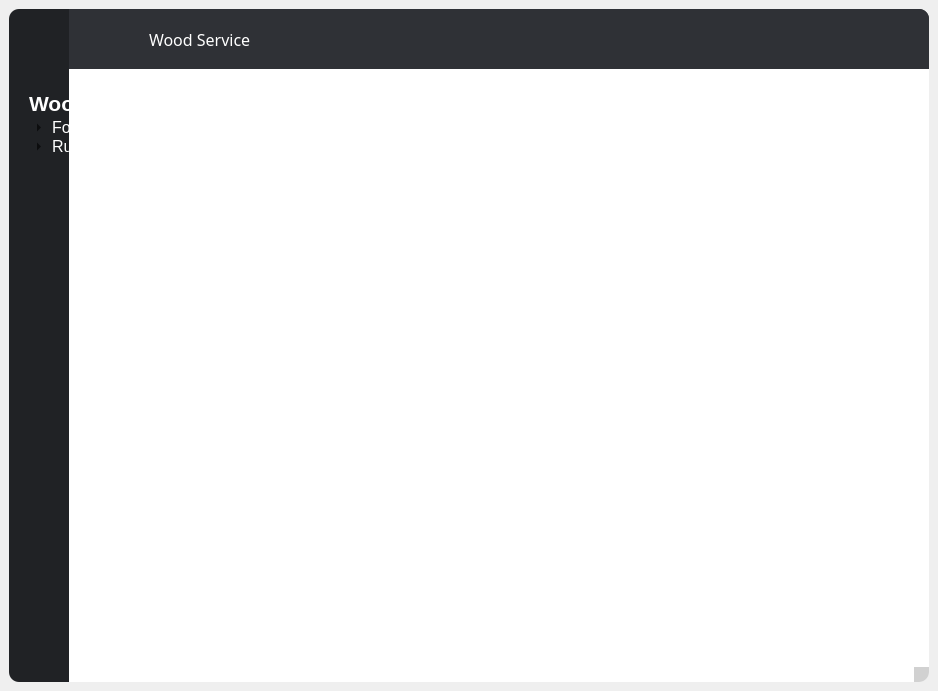
<?xml version="1.0" encoding="UTF-8"?>
<ui version="4.0">
 <class>MainWindow</class>
 <widget class="QMainWindow" name="MainWindow">
  <property name="geometry">
   <rect>
    <x>0</x>
    <y>0</y>
    <width>938</width>
    <height>691</height>
   </rect>
  </property>
  <property name="windowTitle">
   <string>MainWindow</string>
  </property>
  <property name="styleSheet">
   <string notr="true"/>
  </property>
  <widget class="QWidget" name="centralwidget">
   <property name="styleSheet">
    <string notr="true">border-radius: 30px;
</string>
   </property>
   <layout class="QVBoxLayout" name="verticalLayout">
    <item>
     <widget class="QFrame" name="frame">
      <property name="minimumSize">
       <size>
        <width>916</width>
        <height>0</height>
       </size>
      </property>
      <property name="styleSheet">
       <string notr="true">QFrame{
border-radius: 10px;
}</string>
      </property>
      <property name="frameShape">
       <enum>QFrame::StyledPanel</enum>
      </property>
      <property name="frameShadow">
       <enum>QFrame::Raised</enum>
      </property>
      <layout class="QHBoxLayout" name="horizontalLayout">
       <property name="spacing">
        <number>0</number>
       </property>
       <property name="leftMargin">
        <number>0</number>
       </property>
       <property name="topMargin">
        <number>0</number>
       </property>
       <property name="rightMargin">
        <number>0</number>
       </property>
       <property name="bottomMargin">
        <number>0</number>
       </property>
       <item>
        <widget class="QFrame" name="sideMenuContainer">
         <property name="minimumSize">
          <size>
           <width>60</width>
           <height>0</height>
          </size>
         </property>
         <property name="maximumSize">
          <size>
           <width>0</width>
           <height>16777215</height>
          </size>
         </property>
         <property name="styleSheet">
          <string notr="true">QFrame{
border: none;
background-color:rgb(32, 34, 37);
border-top-left-radius: 10px;
border-top-right-radius: 0px;
border-bottom-left-radius: 10px;
border-bottom-right-radius: 0px;
}</string>
         </property>
         <property name="frameShape">
          <enum>QFrame::StyledPanel</enum>
         </property>
         <property name="frameShadow">
          <enum>QFrame::Raised</enum>
         </property>
         <widget class="QTreeWidget" name="treeWidget">
          <property name="geometry">
           <rect>
            <x>20</x>
            <y>80</y>
            <width>261</width>
            <height>581</height>
           </rect>
          </property>
          <property name="font">
           <font>
            <pointsize>10</pointsize>
           </font>
          </property>
          <property name="styleSheet">
           <string notr="true">QTreeWidget::item{
    color: rgb(255, 255, 255);
}

QTreeWidget::item:selected{
    background-color: rgb(173, 173, 173);
    color: rgb(0, 0, 0);
}

QHeaderView::section {
    background-color: rgb(32, 34, 37);
	border: none;
    color: white;
}</string>
          </property>
          <column>
           <property name="text">
            <string>Wood Service</string>
           </property>
           <property name="font">
            <font>
             <pointsize>16</pointsize>
             <weight>75</weight>
             <bold>true</bold>
            </font>
           </property>
          </column>
          <item>
           <property name="text">
            <string>Forest Wood</string>
           </property>
           <property name="font">
            <font>
             <pointsize>12</pointsize>
            </font>
           </property>
           <item>
            <property name="text">
             <string>A15 Invoice No</string>
            </property>
           </item>
           <item>
            <property name="text">
             <string>A16 Forest Wood DO No</string>
            </property>
           </item>
           <item>
            <property name="text">
             <string>A17 Lorry Transport</string>
            </property>
           </item>
           <item>
            <property name="text">
             <string>A18 Convective M3 Tons</string>
            </property>
           </item>
          </item>
          <item>
           <property name="text">
            <string>Rubber Wood</string>
           </property>
           <property name="font">
            <font>
             <pointsize>12</pointsize>
             <weight>50</weight>
             <bold>false</bold>
            </font>
           </property>
           <item>
            <property name="text">
             <string>A19 Finger joined KD Charge</string>
            </property>
           </item>
           <item>
            <property name="text">
             <string>A20 KD Handling Charges Master Data Entry</string>
            </property>
            <property name="toolTip">
             <string>A20 KD Handling Charges Master Data Entry</string>
            </property>
           </item>
           <item>
            <property name="text">
             <string>A21 Rubber Wood DO No</string>
            </property>
           </item>
           <item>
            <property name="text">
             <string>A22 Container Loading Charges Master Data Entry</string>
            </property>
           </item>
          </item>
         </widget>
        </widget>
       </item>
       <item>
        <widget class="QFrame" name="frame_3">
         <property name="styleSheet">
          <string notr="true">QFrame{
border-radius: 0px;
}</string>
         </property>
         <property name="frameShape">
          <enum>QFrame::StyledPanel</enum>
         </property>
         <property name="frameShadow">
          <enum>QFrame::Raised</enum>
         </property>
         <layout class="QVBoxLayout" name="verticalLayout_2">
          <property name="spacing">
           <number>0</number>
          </property>
          <property name="leftMargin">
           <number>0</number>
          </property>
          <property name="topMargin">
           <number>0</number>
          </property>
          <property name="rightMargin">
           <number>0</number>
          </property>
          <property name="bottomMargin">
           <number>0</number>
          </property>
          <item>
           <widget class="QFrame" name="header">
            <property name="minimumSize">
             <size>
              <width>0</width>
              <height>60</height>
             </size>
            </property>
            <property name="maximumSize">
             <size>
              <width>16777215</width>
              <height>60</height>
             </size>
            </property>
            <property name="styleSheet">
             <string notr="true">QFrame{
background-color: rgb(47, 49, 54);
border-top-right-radius: 10px;
}
QPushButton {
color: rgb(0, 0, 0);
padding: 0px;
border-radius: 15px;
border-right: none;
border-left: none;
}
QPushButton:hover{
background-color: rgb(90, 90, 90);
border-color: rgb(85, 0, 255);
}</string>
            </property>
            <property name="frameShape">
             <enum>QFrame::StyledPanel</enum>
            </property>
            <property name="frameShadow">
             <enum>QFrame::Raised</enum>
            </property>
            <layout class="QHBoxLayout" name="horizontalLayout_2">
             <property name="spacing">
              <number>0</number>
             </property>
             <property name="leftMargin">
              <number>0</number>
             </property>
             <property name="topMargin">
              <number>0</number>
             </property>
             <property name="rightMargin">
              <number>0</number>
             </property>
             <property name="bottomMargin">
              <number>0</number>
             </property>
             <item>
              <widget class="QFrame" name="frame_2">
               <property name="styleSheet">
                <string notr="true">QFrame{
border-radius: 0px;
}
QPushButton{
border: none;
}</string>
               </property>
               <property name="frameShape">
                <enum>QFrame::StyledPanel</enum>
               </property>
               <property name="frameShadow">
                <enum>QFrame::Raised</enum>
               </property>
               <widget class="QFrame" name="frame_6">
                <property name="geometry">
                 <rect>
                  <x>0</x>
                  <y>0</y>
                  <width>60</width>
                  <height>60</height>
                 </rect>
                </property>
                <property name="minimumSize">
                 <size>
                  <width>60</width>
                  <height>60</height>
                 </size>
                </property>
                <property name="maximumSize">
                 <size>
                  <width>60</width>
                  <height>60</height>
                 </size>
                </property>
                <property name="frameShape">
                 <enum>QFrame::StyledPanel</enum>
                </property>
                <property name="frameShadow">
                 <enum>QFrame::Raised</enum>
                </property>
                <layout class="QHBoxLayout" name="horizontalLayout_3">
                 <property name="spacing">
                  <number>0</number>
                 </property>
                 <property name="leftMargin">
                  <number>0</number>
                 </property>
                 <property name="topMargin">
                  <number>0</number>
                 </property>
                 <property name="rightMargin">
                  <number>0</number>
                 </property>
                 <property name="bottomMargin">
                  <number>0</number>
                 </property>
                 <item>
                  <widget class="QPushButton" name="sideMenuBtn">
                   <property name="minimumSize">
                    <size>
                     <width>60</width>
                     <height>60</height>
                    </size>
                   </property>
                   <property name="maximumSize">
                    <size>
                     <width>60</width>
                     <height>60</height>
                    </size>
                   </property>
                   <property name="styleSheet">
                    <string notr="true">QPushButton{
border-radius: 0px;
}</string>
                   </property>
                   <property name="text">
                    <string/>
                   </property>
                   <property name="icon">
                    <iconset resource="../../icons.qrc">
                     <normaloff>:/newPrefix/icons/menu-bar-white.png</normaloff>:/newPrefix/icons/menu-bar-white.png</iconset>
                   </property>
                  </widget>
                 </item>
                </layout>
               </widget>
               <widget class="QLabel" name="widgetLabel">
                <property name="geometry">
                 <rect>
                  <x>80</x>
                  <y>0</y>
                  <width>201</width>
                  <height>60</height>
                 </rect>
                </property>
                <property name="minimumSize">
                 <size>
                  <width>0</width>
                  <height>60</height>
                 </size>
                </property>
                <property name="maximumSize">
                 <size>
                  <width>16777215</width>
                  <height>60</height>
                 </size>
                </property>
                <property name="font">
                 <font>
                  <family>MS Reference Sans Serif</family>
                  <pointsize>12</pointsize>
                 </font>
                </property>
                <property name="styleSheet">
                 <string notr="true">color: white;</string>
                </property>
                <property name="text">
                 <string>Wood Service</string>
                </property>
               </widget>
              </widget>
             </item>
             <item>
              <widget class="QFrame" name="frame_7">
               <property name="styleSheet">
                <string notr="true">QFrame{
border-radius: 0px;
}</string>
               </property>
               <property name="frameShape">
                <enum>QFrame::StyledPanel</enum>
               </property>
               <property name="frameShadow">
                <enum>QFrame::Raised</enum>
               </property>
              </widget>
             </item>
             <item>
              <widget class="QFrame" name="frame_8">
               <property name="minimumSize">
                <size>
                 <width>200</width>
                 <height>0</height>
                </size>
               </property>
               <property name="maximumSize">
                <size>
                 <width>200</width>
                 <height>16777215</height>
                </size>
               </property>
               <property name="styleSheet">
                <string notr="true">QPushButton{
border-radius: 10px;
}</string>
               </property>
               <property name="frameShape">
                <enum>QFrame::StyledPanel</enum>
               </property>
               <property name="frameShadow">
                <enum>QFrame::Raised</enum>
               </property>
               <layout class="QHBoxLayout" name="horizontalLayout_4">
                <property name="spacing">
                 <number>0</number>
                </property>
                <property name="leftMargin">
                 <number>20</number>
                </property>
                <property name="topMargin">
                 <number>0</number>
                </property>
                <property name="rightMargin">
                 <number>20</number>
                </property>
                <property name="bottomMargin">
                 <number>0</number>
                </property>
                <item>
                 <widget class="QPushButton" name="minBtn">
                  <property name="minimumSize">
                   <size>
                    <width>40</width>
                    <height>40</height>
                   </size>
                  </property>
                  <property name="maximumSize">
                   <size>
                    <width>40</width>
                    <height>40</height>
                   </size>
                  </property>
                  <property name="styleSheet">
                   <string notr="true">color: white;</string>
                  </property>
                  <property name="text">
                   <string/>
                  </property>
                  <property name="icon">
                   <iconset resource="../../icons.qrc">
                    <normaloff>:/newPrefix/icons/minimize-white.png</normaloff>:/newPrefix/icons/minimize-white.png</iconset>
                  </property>
                 </widget>
                </item>
                <item>
                 <widget class="QPushButton" name="maxBtn">
                  <property name="minimumSize">
                   <size>
                    <width>40</width>
                    <height>40</height>
                   </size>
                  </property>
                  <property name="maximumSize">
                   <size>
                    <width>40</width>
                    <height>40</height>
                   </size>
                  </property>
                  <property name="text">
                   <string/>
                  </property>
                  <property name="icon">
                   <iconset resource="../../icons.qrc">
                    <normaloff>:/newPrefix/icons/maximize-white.png</normaloff>:/newPrefix/icons/maximize-white.png</iconset>
                  </property>
                 </widget>
                </item>
                <item>
                 <widget class="QPushButton" name="closeBtn">
                  <property name="minimumSize">
                   <size>
                    <width>40</width>
                    <height>40</height>
                   </size>
                  </property>
                  <property name="maximumSize">
                   <size>
                    <width>40</width>
                    <height>40</height>
                   </size>
                  </property>
                  <property name="styleSheet">
                   <string notr="true">QPushButton:hover{
background-color: rgb(200, 0, 0);
border-color: rgb(85, 0, 255);
}</string>
                  </property>
                  <property name="text">
                   <string/>
                  </property>
                  <property name="icon">
                   <iconset resource="../../icons.qrc">
                    <normaloff>:/newPrefix/icons/close-whitee.png</normaloff>:/newPrefix/icons/close-whitee.png</iconset>
                  </property>
                  <property name="iconSize">
                   <size>
                    <width>21</width>
                    <height>20</height>
                   </size>
                  </property>
                 </widget>
                </item>
               </layout>
              </widget>
             </item>
            </layout>
           </widget>
          </item>
          <item>
           <widget class="QFrame" name="mainWidget">
            <property name="styleSheet">
             <string notr="true">QFrame{
background-color: rgb(255, 255, 255);
border-top-left-radius: 0px;
border-bottom-left-radius: 0px;
border-top-right-radius: 0px;
border-bottom-right-radius: 10px;
}

QStackedWidget{
border-radius: 0px;
}


QPushButton {
	color: rgb(0, 0, 0);
	border-style: outset;
	padding: 0px;
	border-width: 1px;
	border-radius: 0px;
	border-color: rgb(122, 122, 122);
	background-color: rgb(245, 245, 245);
}
QPushButton:hover{
	background-color: rgb(180, 255, 255);
	border-color: rgb(85, 0, 255);
}

QPushButton:pressed {
    background-color: qlineargradient(x1: 0, y1: 0, x2: 0, y2: 1,
                                      stop: 0 #dadbde, stop: 1 #f6f7fa);
}


QLineEdit {
    border: 1px solid gray;
	background-color: white;
}

QTableView{
	border: 1px solid gray;
	border-radius: 10px;
}
QTableView::item {
	border: 1px dashed gray; 
	padding: 5px;
}

QHeaderView::section {
    background-color: rgb(236, 236, 236);
    color: black;
    padding-left: 4px;
    border: none;
}</string>
            </property>
            <property name="frameShape">
             <enum>QFrame::StyledPanel</enum>
            </property>
            <property name="frameShadow">
             <enum>QFrame::Raised</enum>
            </property>
            <layout class="QGridLayout" name="gridLayout">
             <property name="leftMargin">
              <number>0</number>
             </property>
             <property name="topMargin">
              <number>0</number>
             </property>
             <property name="rightMargin">
              <number>0</number>
             </property>
             <property name="bottomMargin">
              <number>0</number>
             </property>
             <property name="horizontalSpacing">
              <number>0</number>
             </property>
             <item row="1" column="1">
              <widget class="QFrame" name="sizeGripCorner">
               <property name="minimumSize">
                <size>
                 <width>15</width>
                 <height>15</height>
                </size>
               </property>
               <property name="styleSheet">
                <string notr="true">background-color: rgb(209, 209, 209)</string>
               </property>
               <property name="frameShape">
                <enum>QFrame::StyledPanel</enum>
               </property>
               <property name="frameShadow">
                <enum>QFrame::Raised</enum>
               </property>
              </widget>
             </item>
             <item row="1" column="0">
              <widget class="QFrame" name="sizeGripY">
               <property name="frameShape">
                <enum>QFrame::StyledPanel</enum>
               </property>
               <property name="frameShadow">
                <enum>QFrame::Raised</enum>
               </property>
              </widget>
             </item>
             <item row="0" column="1">
              <widget class="QFrame" name="sizeGripX">
               <property name="frameShape">
                <enum>QFrame::StyledPanel</enum>
               </property>
               <property name="frameShadow">
                <enum>QFrame::Raised</enum>
               </property>
              </widget>
             </item>
             <item row="0" column="0">
              <widget class="QStackedWidget" name="stackedWidget">
               <property name="styleSheet">
                <string notr="true">QWidget{
	border-radius: 0px;
}
QTableView{
	border-radius: 10px;
}</string>
               </property>
              </widget>
             </item>
            </layout>
           </widget>
          </item>
         </layout>
        </widget>
       </item>
      </layout>
     </widget>
    </item>
   </layout>
  </widget>
 </widget>
 <resources>
  <include location="../../icons.qrc"/>
 </resources>
 <connections/>
</ui>
